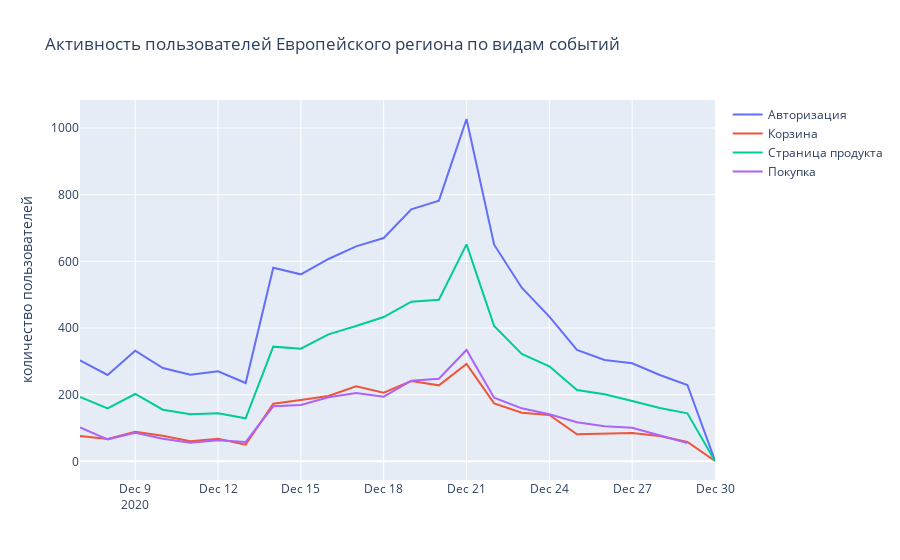

The code cell stored with this chart in its notebook:
### Markdown cell above
События всего два, а в интересующем нас регионе - всего одно: *Christmas&New Year Promo*. Посмотрим, заметно ли менялась активность Европейских пользователей по событиям с момента запуска этой промо-акции:

### Code cell
# создаем сводную таблицу с группировкой по дате и расчетом кол-ва пользователей по событмям
to_scatter = df.pivot_table(index='event_date', columns='event_name', values=['user_id'], aggfunc='count').reset_index()
to_scatter.columns = ['Дата события', 'Авторизация', 'Корзина', 'Страница продукта', 'Покупка']

# строим гистограмму:
fig = go.Figure()
fig.add_trace(go.Scatter(x=to_scatter['Дата события'], y=to_scatter['Авторизация'], name='Авторизация'))
fig.add_trace(go.Scatter(x=to_scatter['Дата события'], y=to_scatter['Корзина'], name='Корзина'))
fig.add_trace(go.Scatter(x=to_scatter['Дата события'], y=to_scatter['Страница продукта'], name='Страница продукта'))
fig.add_trace(go.Scatter(x=to_scatter['Дата события'], y=to_scatter['Покупка'], name='Покупка'))
fig.update_layout(title='Активность пользователей Европейского региона по видам событий', yaxis_title='количество пользователей')
fig.show()

### Figure 1 — Plotly figure (JSON) as saved in the notebook; plotly's stock layout.template omitted (floating-point values rounded to 4 significant figures)
{"data": [{"name": "Авторизация", "type": "scatter", "x": ["2020-12-07", "2020-12-08", "2020-12-09", "2020-12-10", "2020-12-11", "2020-12-12", "2020-12-13", "2020-12-14", "2020-12-15", "2020-12-16", "2020-12-17", "2020-12-18", "2020-12-19", "2020-12-20", "2020-12-21", "2020-12-22", "2020-12-23", "2020-12-24", "2020-12-25", "2020-12-26", "2020-12-27", "2020-12-28", "2020-12-29", "2020-12-30"], "y": [303, 259, 332, 280, 260, 270, 235, 581, 561, 607, 645, 670, 756, 782, 1027, 650, 521, 434, 334, 304, 294, 259, 229, 2]}, {"name": "Корзина", "type": "scatter", "x": ["2020-12-07", "2020-12-08", "2020-12-09", "2020-12-10", "2020-12-11", "2020-12-12", "2020-12-13", "2020-12-14", "2020-12-15", "2020-12-16", "2020-12-17", "2020-12-18", "2020-12-19", "2020-12-20", "2020-12-21", "2020-12-22", "2020-12-23", "2020-12-24", "2020-12-25", "2020-12-26", "2020-12-27", "2020-12-28", "2020-12-29", "2020-12-30"], "y": [76, 67, 89, 77, 60, 68, 50, 173, 184, 196, 225, 206, 241, 228, 292, 174, 146, 139, 81, 83, 85, 76, 58, 1]}, {"name": "Страница продукта", "type": "scatter", "x": ["2020-12-07", "2020-12-08", "2020-12-09", "2020-12-10", "2020-12-11", "2020-12-12", "2020-12-13", "2020-12-14", "2020-12-15", "2020-12-16", "2020-12-17", "2020-12-18", "2020-12-19", "2020-12-20", "2020-12-21", "2020-12-22", "2020-12-23", "2020-12-24", "2020-12-25", "2020-12-26", "2020-12-27", "2020-12-28", "2020-12-29", "2020-12-30"], "y": [193, 159, 202, 155, 141, 144, 129, 344, 338, 381, 406, 433, 479, 485, 651, 406, 322, 285, 214, 201, 181, 160, 144, 1]}, {"name": "Покупка", "type": "scatter", "x": ["2020-12-07", "2020-12-08", "2020-12-09", "2020-12-10", "2020-12-11", "2020-12-12", "2020-12-13", "2020-12-14", "2020-12-15", "2020-12-16", "2020-12-17", "2020-12-18", "2020-12-19", "2020-12-20", "2020-12-21", "2020-12-22", "2020-12-23", "2020-12-24", "2020-12-25", "2020-12-26", "2020-12-27", "2020-12-28", "2020-12-29", "2020-12-30"], "y": [102, 66, 86, 68, 56, 63, 58, 165, 169, 192, 205, 194, 242, 248, 334, 191, 159, 141, 117, 105, 101, 79, 55, null]}], "layout": {"title": {"text": "Активность пользователей Европейского региона по видам событий"}, "yaxis": {"title": {"text": "количество пользователей"}}}}
